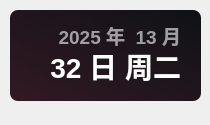
<?xml version="1.0" encoding="UTF-8"?>
<ui version="4.0">
 <class>Theme</class>
 <widget class="QWidget" name="Form">
  <property name="geometry">
   <rect>
    <x>0</x>
    <y>0</y>
    <width>210</width>
    <height>125</height>
   </rect>
  </property>
  <property name="minimumSize">
   <size>
    <width>0</width>
    <height>0</height>
   </size>
  </property>
  <property name="maximumSize">
   <size>
    <width>16777215</width>
    <height>65536</height>
   </size>
  </property>
  <property name="windowTitle">
   <string>时间</string>
  </property>
  <widget class="QLabel" name="date_text">
   <property name="geometry">
    <rect>
     <x>20</x>
     <y>20</y>
     <width>161</width>
     <height>31</height>
    </rect>
   </property>
   <property name="font">
    <font>
     <family>Microsoft YaHei UI</family>
     <pointsize>14</pointsize>
     <weight>75</weight>
     <bold>true</bold>
    </font>
   </property>
   <property name="styleSheet">
    <string notr="true">color: rgba(255, 255, 255, 150);
font-weight: bold;</string>
   </property>
   <property name="text">
    <string>2025 年  13 月</string>
   </property>
   <property name="textFormat">
    <enum>Qt::PlainText</enum>
   </property>
   <property name="alignment">
    <set>Qt::AlignRight|Qt::AlignTrailing|Qt::AlignVCenter</set>
   </property>
  </widget>
  <widget class="QLabel" name="day_text">
   <property name="geometry">
    <rect>
     <x>30</x>
     <y>40</y>
     <width>151</width>
     <height>51</height>
    </rect>
   </property>
   <property name="font">
    <font>
     <family>Microsoft YaHei UI</family>
     <pointsize>21</pointsize>
     <weight>75</weight>
     <bold>true</bold>
    </font>
   </property>
   <property name="styleSheet">
    <string notr="true">border: none;
color: rgba(255, 255, 255, 255);
font-weight: bold</string>
   </property>
   <property name="text">
    <string>32 日 周二</string>
   </property>
   <property name="textFormat">
    <enum>Qt::PlainText</enum>
   </property>
   <property name="alignment">
    <set>Qt::AlignRight|Qt::AlignTrailing|Qt::AlignVCenter</set>
   </property>
  </widget>
  <widget class="QLabel" name="backgnd">
   <property name="geometry">
    <rect>
     <x>10</x>
     <y>10</y>
     <width>191</width>
     <height>91</height>
    </rect>
   </property>
   <property name="styleSheet">
    <string notr="true">background-color: qlineargradient(spread:pad, x1:0, y1:1, x2:1, y2:0, stop:0 rgba(50, 25, 35, 255), stop:1 rgba(15, 18, 22, 255));
border-radius: 8px</string>
   </property>
   <property name="text">
    <string/>
   </property>
  </widget>
  <widget class="QLabel" name="img">
   <property name="geometry">
    <rect>
     <x>10</x>
     <y>10</y>
     <width>91</width>
     <height>91</height>
    </rect>
   </property>
   <property name="styleSheet">
    <string notr="true"/>
   </property>
   <property name="pixmap">
    <pixmap>:/img/1.png</pixmap>
   </property>
   <property name="scaledContents">
    <bool>true</bool>
   </property>
  </widget>
  <zorder>backgnd</zorder>
  <zorder>img</zorder>
  <zorder>date_text</zorder>
  <zorder>day_text</zorder>
 </widget>
 <resources/>
 <connections/>
</ui>
